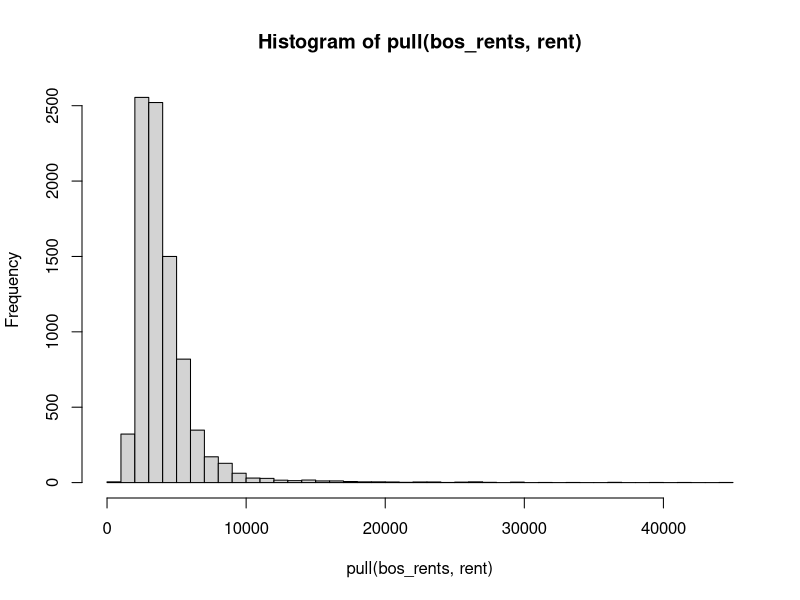
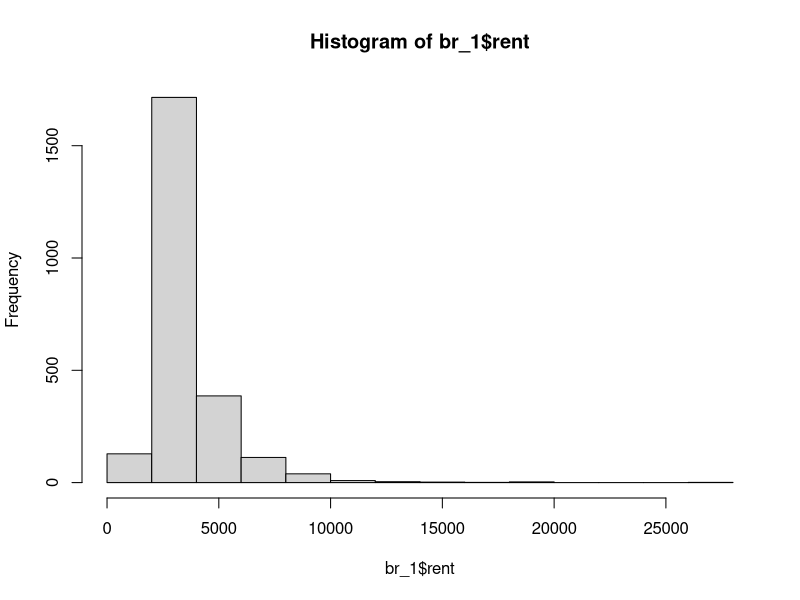
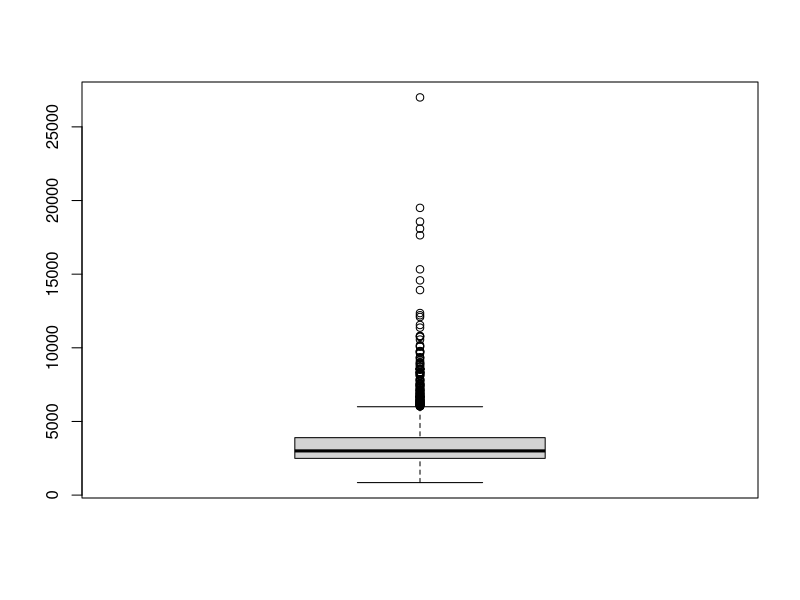
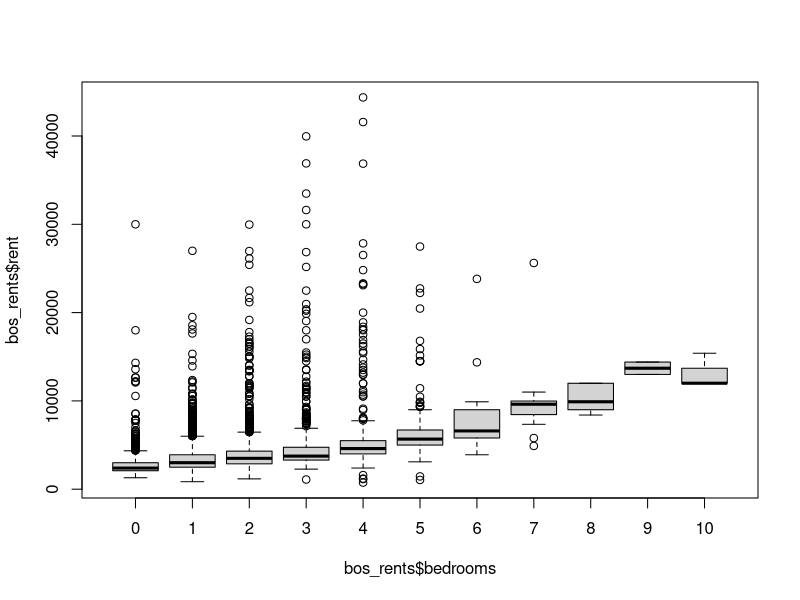
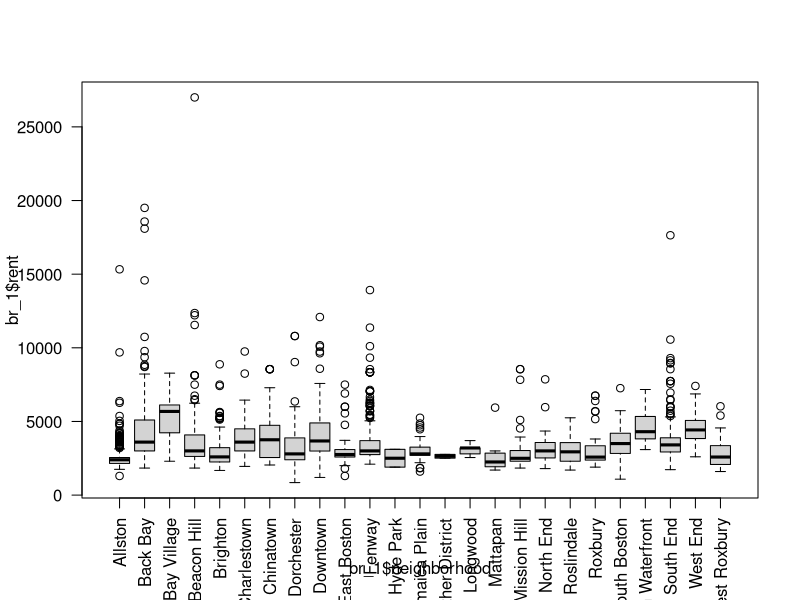

The R script that drew these images, in order:
## ---- chunk 1
knitr::opts_chunk$set(
  echo = TRUE,
  cache = TRUE,
  hold=TRUE,
  warning = FALSE,
  message = FALSE,
  size = 'huge'
  )
## ---- chunk 2
library(tidyverse)
bos_rents <- read_csv("data/boston_rents.csv")
## ---- chunk 3
unique(bos_rents$neighborhood)
unique(bos_rents$bedrooms)
## ---- chunk 4
library(xtable)
xtabs(~neighborhood,data=bos_rents)
## ---- chunk 5
xtabs(~bedrooms+neighborhood, data=bos_rents)
## ---- chunk 6

bos_rents|>
  pull(rent) |>
  hist(breaks = 50)

## ---- chunk 7
br_1 <- bos_rents |>
  filter(bos_rents$bedrooms == 1)

hist(br_1$rent)
## ---- chunk 8
summary(bos_rents$rent)
## ---- chunk 9
summary(br_1$rent)
## ---- chunk 10
br_1_chinatown <- br_1 |>
  filter(neighborhood == "Chinatown")

summary(br_1_chinatown$rent)

# Note that we could do all of this, starting with our 
# entire dataset in one fell swoop like this...
# br_1_chinatown <- bos_rents |>
#   filter(neighborhood == "Chinatown" & bedrooms == 1)

# We could even do the variable selection in our pipeline
# and pass it directly to the summary function!
# bos_rents |>
#   filter(neighborhood == "Chinatown" & bedrooms == 1) |>
#   pull(rent) |>
#   summary()
## ---- chunk 11
boxplot(br_1$rent)
## ---- chunk 12
boxplot(bos_rents$rent ~ bos_rents$bedrooms)
## ---- chunk 13
boxplot(br_1$rent ~ br_1$neighborhood, las = 2)
## ---- chunk 14
bos_rents |>
  pull(rent) |>
  mean(na.rm=TRUE) 
## ---- chunk 15
mean(bos_rents$rent, na.rm=TRUE)

median(bos_rents$rent, na.rm=TRUE)
## ---- chunk 16
quantile(bos_rents$rent, probs=c(.2,.4,.6,.8))
## ---- chunk 17
quantile(bos_rents$rent,probs=seq(.2,.8,by=.1))
## ---- chunk 18
range(bos_rents$rent) 

max(bos_rents$rent) - min(bos_rents$rent)
## ---- chunk 19
sd(br_1$rent)
